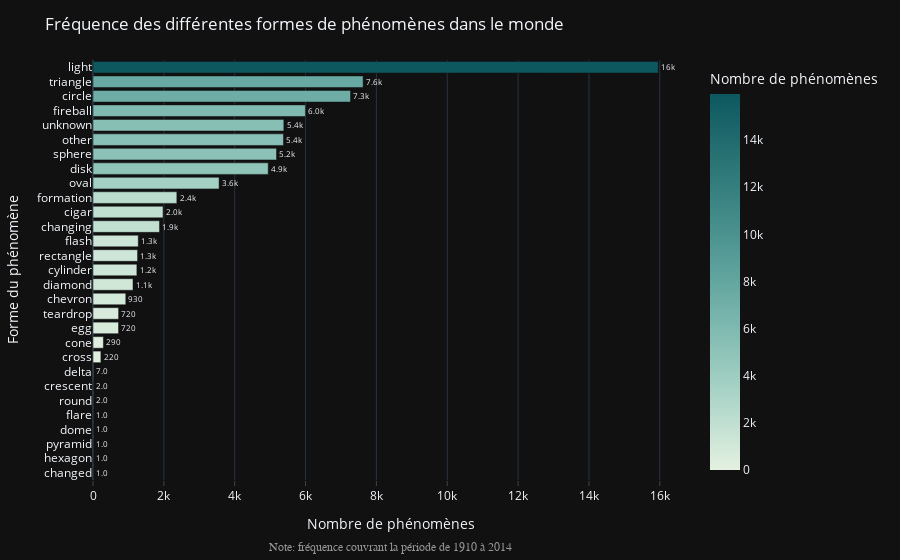

Write notebook code for a chart like this one.
### Code cell
# Création de la figure
fig = px.bar(df_count_ufo,
             y='UFO_shape',
             x='count_ufo',
             text='count_ufo',
             labels={'count_ufo': 'Nombre de phénomènes',
                     'UFO_shape': 'Forme du phénomène'},
             color='count_ufo',
             color_continuous_scale=COLOR_UFO_SHAPE,
             template=TEMPLATE)

# Text
fig.update_traces(texttemplate='%{text:.2s}',
                  textposition='outside')
fig.update_layout(title='Fréquence des différentes formes de phénomènes dans le monde',
                  showlegend=True)

# Axes
fig.update_xaxes(showgrid=True, ticks="outside")

# Annotation
annotations = []

# Source
annotations.append(dict(xref='paper', yref='paper', x=0.5, y=-0.14,
                              xanchor='center', yanchor='top',
                              text='Note: fréquence couvrant la période de 1910 à 2014',
                              font=dict(family='Arial',
                                        size=12,
                                        color='rgb(150,150,150)'),
                              showarrow=False))

fig.update_layout(annotations=annotations)


fig.show()

### Figure 1 — Plotly figure (JSON) as saved in the notebook; plotly's stock layout.template omitted (floating-point values rounded to 4 significant figures)
{"data": [{"alignmentgroup": "True", "hovertemplate": "Nombre de phénomènes=%{marker.color}<br>Forme du phénomène=%{y}<extra></extra>", "legendgroup": "", "marker": {"color": [1, 1, 1, 1, 1, 2, 2, 7, 223, 294, 721, 723, 926, 1129, 1239, 1258, 1278, 1878, 1976, 2367, 3559, 4946, 5180, 5376, 5387, 5996, 7270, 7625, 15956], "coloraxis": "coloraxis"}, "name": "", "offsetgroup": "", "orientation": "h", "showlegend": false, "text": [1, 1, 1, 1, 1, 2, 2, 7, 223, 294, 721, 723, 926, 1129, 1239, 1258, 1278, 1878, 1976, 2367, 3559, 4946, 5180, 5376, 5387, 5996, 7270, 7625, 15956], "textposition": "outside", "texttemplate": "%{text:.2s}", "type": "bar", "x": [1, 1, 1, 1, 1, 2, 2, 7, 223, 294, 721, 723, 926, 1129, 1239, 1258, 1278, 1878, 1976, 2367, 3559, 4946, 5180, 5376, 5387, 5996, 7270, 7625, 15956], "xaxis": "x", "y": ["changed", "hexagon", "pyramid", "dome", "flare", "round", "crescent", "delta", "cross", "cone", "egg", "teardrop", "chevron", "diamond", "cylinder", "rectangle", "flash", "changing", "cigar", "formation", "oval", "disk", "sphere", "other", "unknown", "fireball", "circle", "triangle", "light"], "yaxis": "y"}], "layout": {"annotations": [{"font": {"color": "rgb(150,150,150)", "family": "Arial", "size": 12}, "showarrow": false, "text": "Note: fréquence couvrant la période de 1910 à 2014", "x": 0.5, "xanchor": "center", "xref": "paper", "y": -0.14, "yanchor": "top", "yref": "paper"}], "barmode": "relative", "coloraxis": {"colorbar": {"title": {"text": "Nombre de phénomènes"}}, "colorscale": [[0, "rgb(228, 241, 225)"], [0.1667, "rgb(180, 217, 204)"], [0.3333, "rgb(137, 192, 182)"], [0.5, "rgb(99, 166, 160)"], [0.6667, "rgb(68, 140, 138)"], [0.8333, "rgb(40, 114, 116)"], [1, "rgb(13, 88, 95)"]]}, "legend": {"tracegroupgap": 0}, "margin": {"t": 60}, "showlegend": true, "title": {"text": "Fréquence des différentes formes de phénomènes dans le monde"}, "xaxis": {"anchor": "y", "domain": [0, 1], "showgrid": true, "ticks": "outside", "title": {"text": "Nombre de phénomènes"}}, "yaxis": {"anchor": "x", "domain": [0, 1], "title": {"text": "Forme du phénomène"}}}}
